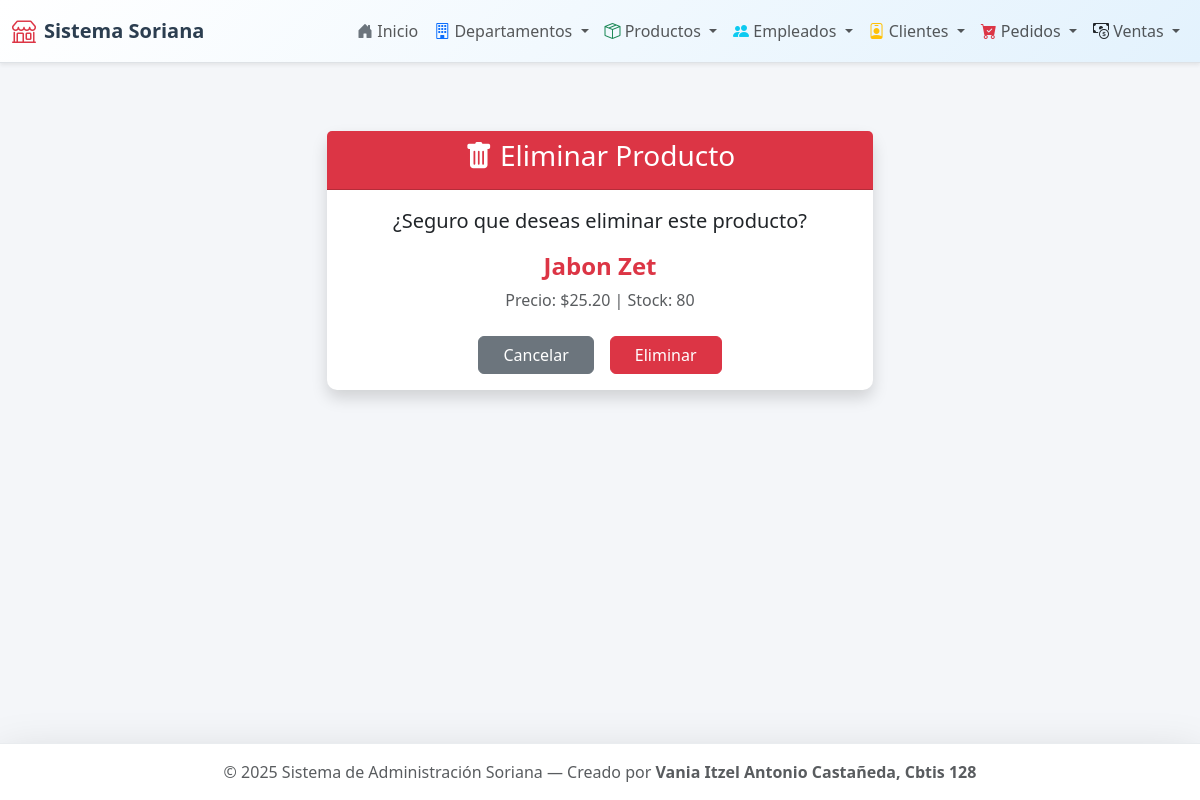
The page /productos/borrar/1/ on the database its author committed.
### app_Soriana/models.py (models this page shows, shortened)
class Productos(models.Model):
    id = models.AutoField(primary_key=True)
    id_departamento = models.ForeignKey(Departamento, on_delete=models.CASCADE)
    precio = models.DecimalField(max_digits=10, decimal_places=2, default=0.00)
    nombre_producto = models.CharField(max_length=200)
    descripcion = models.TextField(blank=True, null=True)
    stock_disponible = models.IntegerField(default=0)
    fecha_caducidad = models.DateTimeField(blank=True, null=True)
    imagen = models.ImageField(upload_to='productos/', blank=True, null=True)

### app_Soriana/views.py (the view)
# urls.py: path('productos/borrar/<int:id>/', views.borrar_Productos, name='borrar_Productos'),
def borrar_Productos(request, id):
    producto = get_object_or_404(Productos, id=id)
    if request.method == 'POST':
        producto.delete()
        messages.success(request, 'Producto eliminado correctamente.')
        return redirect('inicio_Productos')
    return render(request, 'Productos/borrar_producto.html', {'producto': producto})

### app_Soriana/templates/Productos/borrar_producto.html (shortened to what this page needs)
{% extends 'base.html' %}
{% block content %}
<div class="row justify-content-center mt-5">
    <div class="col-md-6">
        <div class="card border-danger shadow">
            <div class="card-header bg-danger text-white text-center">
                <h3><i class="bi bi-trash-fill"></i> Eliminar Producto</h3>
            </div>
            <div class="card-body text-center">
                <p class="lead">¿Seguro que deseas eliminar este producto?</p>
                <h4 class="fw-bold text-danger">{{ producto.nombre_producto }}</h4>
                <p class="text-muted">Precio: ${{ producto.precio }} | Stock: {{ producto.stock_disponible }}</p>
                <form method="POST">
                    <div class="d-flex justify-content-center gap-3 mt-4">
                        <a href="{% url 'inicio_Productos' %}" class="btn btn-secondary px-4">Cancelar</a>
                        <button type="submit" class="btn btn-danger px-4">Eliminar</button>
                    </div>
                </form>
            </div>
        </div>
    </div>
</div>
{% endblock %}

### app_Soriana/templates/base.html (style rules this page uses)
body { background-color: #f4f6f9; color: #444; font-family: 'Segoe UI', Tahoma, Geneva, Verdana, sans-serif; }
.card { border: none; border-radius: 10px; box-shadow: 0 4px 6px rgba(0,0,0,0.05); }

### rows shown on the page
Productos: nombre_producto "Jabon Zet", precio "25.20", stock_disponible "80"
